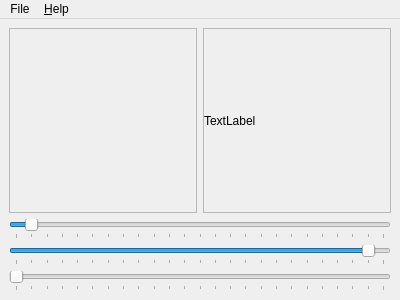
<?xml version="1.0" encoding="UTF-8"?>
<ui version="4.0">
 <class>MainWindow</class>
 <widget class="QMainWindow" name="MainWindow">
  <property name="geometry">
   <rect>
    <x>0</x>
    <y>0</y>
    <width>400</width>
    <height>300</height>
   </rect>
  </property>
  <property name="windowTitle">
   <string>Grabber</string>
  </property>
  <widget class="QWidget" name="centralWidget">
   <layout class="QGridLayout" name="centralLayout">
    <item row="0" column="0">
     <widget class="QScrollArea" name="glWidgetArea">
      <property name="sizePolicy">
       <sizepolicy hsizetype="Ignored" vsizetype="Ignored">
        <horstretch>0</horstretch>
        <verstretch>0</verstretch>
       </sizepolicy>
      </property>
      <property name="minimumSize">
       <size>
        <width>50</width>
        <height>50</height>
       </size>
      </property>
      <property name="verticalScrollBarPolicy">
       <enum>Qt::ScrollBarAlwaysOff</enum>
      </property>
      <property name="horizontalScrollBarPolicy">
       <enum>Qt::ScrollBarAlwaysOff</enum>
      </property>
      <property name="widgetResizable">
       <bool>true</bool>
      </property>
      <widget class="QWidget" name="glWidgetAreaWidget">
       <property name="geometry">
        <rect>
         <x>0</x>
         <y>0</y>
         <width>186</width>
         <height>163</height>
        </rect>
       </property>
       <layout class="QGridLayout" name="gridLayout">
        <property name="margin">
         <number>0</number>
        </property>
        <property name="spacing">
         <number>0</number>
        </property>
        <item row="0" column="0">
         <widget class="GLWidget" name="glWidget" native="true">
          <property name="sizePolicy">
           <sizepolicy hsizetype="Expanding" vsizetype="Expanding">
            <horstretch>0</horstretch>
            <verstretch>0</verstretch>
           </sizepolicy>
          </property>
         </widget>
        </item>
       </layout>
      </widget>
     </widget>
    </item>
    <item row="0" column="1">
     <widget class="QScrollArea" name="pixmapLabelArea">
      <property name="sizePolicy">
       <sizepolicy hsizetype="Ignored" vsizetype="Ignored">
        <horstretch>0</horstretch>
        <verstretch>0</verstretch>
       </sizepolicy>
      </property>
      <property name="minimumSize">
       <size>
        <width>50</width>
        <height>50</height>
       </size>
      </property>
      <property name="widgetResizable">
       <bool>true</bool>
      </property>
      <widget class="QWidget" name="scrollAreaWidgetContents">
       <property name="geometry">
        <rect>
         <x>0</x>
         <y>0</y>
         <width>186</width>
         <height>163</height>
        </rect>
       </property>
       <layout class="QGridLayout" name="gridLayout_2">
        <property name="margin">
         <number>0</number>
        </property>
        <item row="0" column="0">
         <widget class="QLabel" name="pixmapLabel">
          <property name="text">
           <string>TextLabel</string>
          </property>
         </widget>
        </item>
       </layout>
      </widget>
     </widget>
    </item>
    <item row="1" column="0" colspan="2">
     <widget class="QSlider" name="xSlider">
      <property name="sizePolicy">
       <sizepolicy hsizetype="Expanding" vsizetype="Fixed">
        <horstretch>0</horstretch>
        <verstretch>0</verstretch>
       </sizepolicy>
      </property>
      <property name="maximum">
       <number>5760</number>
      </property>
      <property name="singleStep">
       <number>16</number>
      </property>
      <property name="pageStep">
       <number>240</number>
      </property>
      <property name="value">
       <number>240</number>
      </property>
      <property name="orientation">
       <enum>Qt::Horizontal</enum>
      </property>
      <property name="tickPosition">
       <enum>QSlider::TicksBelow</enum>
      </property>
      <property name="tickInterval">
       <number>240</number>
      </property>
     </widget>
    </item>
    <item row="4" column="0" colspan="2">
     <widget class="QSlider" name="ySlider">
      <property name="sizePolicy">
       <sizepolicy hsizetype="Expanding" vsizetype="Fixed">
        <horstretch>0</horstretch>
        <verstretch>0</verstretch>
       </sizepolicy>
      </property>
      <property name="maximum">
       <number>5760</number>
      </property>
      <property name="singleStep">
       <number>16</number>
      </property>
      <property name="pageStep">
       <number>240</number>
      </property>
      <property name="value">
       <number>5520</number>
      </property>
      <property name="orientation">
       <enum>Qt::Horizontal</enum>
      </property>
      <property name="tickPosition">
       <enum>QSlider::TicksBelow</enum>
      </property>
      <property name="tickInterval">
       <number>240</number>
      </property>
     </widget>
    </item>
    <item row="5" column="0" colspan="2">
     <widget class="QSlider" name="zSlider">
      <property name="maximum">
       <number>5760</number>
      </property>
      <property name="singleStep">
       <number>16</number>
      </property>
      <property name="pageStep">
       <number>240</number>
      </property>
      <property name="orientation">
       <enum>Qt::Horizontal</enum>
      </property>
      <property name="tickPosition">
       <enum>QSlider::TicksBelow</enum>
      </property>
      <property name="tickInterval">
       <number>240</number>
      </property>
     </widget>
    </item>
   </layout>
  </widget>
  <widget class="QMenuBar" name="menuBar">
   <property name="geometry">
    <rect>
     <x>0</x>
     <y>0</y>
     <width>400</width>
     <height>27</height>
    </rect>
   </property>
   <widget class="QMenu" name="fileMenu">
    <property name="title">
     <string>File</string>
    </property>
    <addaction name="renderIntoPixmapAct"/>
    <addaction name="grabFrameBufferAct"/>
    <addaction name="clearPixmapAct"/>
    <addaction name="separator"/>
    <addaction name="exitAct"/>
   </widget>
   <widget class="QMenu" name="helpMenu">
    <property name="title">
     <string>&amp;Help</string>
    </property>
    <addaction name="aboutAct"/>
    <addaction name="aboutQtAct"/>
   </widget>
   <addaction name="fileMenu"/>
   <addaction name="helpMenu"/>
  </widget>
  <action name="renderIntoPixmapAct">
   <property name="text">
    <string>&amp;Render into Pixmap...</string>
   </property>
   <property name="shortcut">
    <string>Ctrl+R</string>
   </property>
  </action>
  <action name="grabFrameBufferAct">
   <property name="text">
    <string>&amp;Grub Frame Buffer</string>
   </property>
   <property name="shortcut">
    <string>Ctrl+G</string>
   </property>
  </action>
  <action name="clearPixmapAct">
   <property name="text">
    <string>&amp;Clear Pixmap</string>
   </property>
   <property name="shortcut">
    <string>Ctrl+L</string>
   </property>
  </action>
  <action name="exitAct">
   <property name="text">
    <string>E&amp;xit</string>
   </property>
  </action>
  <action name="aboutAct">
   <property name="text">
    <string>&amp;About</string>
   </property>
  </action>
  <action name="aboutQtAct">
   <property name="text">
    <string>About &amp;Qt</string>
   </property>
  </action>
 </widget>
 <customwidgets>
  <customwidget>
   <class>GLWidget</class>
   <extends>QWidget</extends>
   <header>src/glwidget.h</header>
   <container>1</container>
   <slots>
    <signal>xRotationChanged(int)</signal>
    <signal>yRotationChanged(int)</signal>
    <signal>zRotationChanged(int)</signal>
    <slot>setXRotation(int)</slot>
    <slot>setYRotation(int)</slot>
    <slot>setZRotation(int)</slot>
   </slots>
  </customwidget>
 </customwidgets>
 <tabstops>
  <tabstop>glWidgetArea</tabstop>
  <tabstop>pixmapLabelArea</tabstop>
  <tabstop>xSlider</tabstop>
  <tabstop>ySlider</tabstop>
  <tabstop>zSlider</tabstop>
 </tabstops>
 <resources/>
 <connections>
  <connection>
   <sender>renderIntoPixmapAct</sender>
   <signal>triggered()</signal>
   <receiver>MainWindow</receiver>
   <slot>renderIntoPixmap()</slot>
   <hints>
    <hint type="sourcelabel">
     <x>-1</x>
     <y>-1</y>
    </hint>
    <hint type="destinationlabel">
     <x>199</x>
     <y>149</y>
    </hint>
   </hints>
  </connection>
  <connection>
   <sender>grabFrameBufferAct</sender>
   <signal>triggered()</signal>
   <receiver>MainWindow</receiver>
   <slot>grabFrameBuffer()</slot>
   <hints>
    <hint type="sourcelabel">
     <x>-1</x>
     <y>-1</y>
    </hint>
    <hint type="destinationlabel">
     <x>199</x>
     <y>149</y>
    </hint>
   </hints>
  </connection>
  <connection>
   <sender>clearPixmapAct</sender>
   <signal>triggered()</signal>
   <receiver>MainWindow</receiver>
   <slot>clearPixmap()</slot>
   <hints>
    <hint type="sourcelabel">
     <x>-1</x>
     <y>-1</y>
    </hint>
    <hint type="destinationlabel">
     <x>199</x>
     <y>149</y>
    </hint>
   </hints>
  </connection>
  <connection>
   <sender>exitAct</sender>
   <signal>triggered()</signal>
   <receiver>MainWindow</receiver>
   <slot>close()</slot>
   <hints>
    <hint type="sourcelabel">
     <x>-1</x>
     <y>-1</y>
    </hint>
    <hint type="destinationlabel">
     <x>199</x>
     <y>149</y>
    </hint>
   </hints>
  </connection>
  <connection>
   <sender>aboutAct</sender>
   <signal>triggered()</signal>
   <receiver>MainWindow</receiver>
   <slot>about()</slot>
   <hints>
    <hint type="sourcelabel">
     <x>-1</x>
     <y>-1</y>
    </hint>
    <hint type="destinationlabel">
     <x>199</x>
     <y>149</y>
    </hint>
   </hints>
  </connection>
  <connection>
   <sender>xSlider</sender>
   <signal>valueChanged(int)</signal>
   <receiver>glWidget</receiver>
   <slot>setXRotation(int)</slot>
   <hints>
    <hint type="sourcelabel">
     <x>199</x>
     <y>218</y>
    </hint>
    <hint type="destinationlabel">
     <x>102</x>
     <y>118</y>
    </hint>
   </hints>
  </connection>
  <connection>
   <sender>ySlider</sender>
   <signal>valueChanged(int)</signal>
   <receiver>glWidget</receiver>
   <slot>setYRotation(int)</slot>
   <hints>
    <hint type="sourcelabel">
     <x>199</x>
     <y>248</y>
    </hint>
    <hint type="destinationlabel">
     <x>102</x>
     <y>118</y>
    </hint>
   </hints>
  </connection>
  <connection>
   <sender>zSlider</sender>
   <signal>valueChanged(int)</signal>
   <receiver>glWidget</receiver>
   <slot>setZRotation(int)</slot>
   <hints>
    <hint type="sourcelabel">
     <x>199</x>
     <y>278</y>
    </hint>
    <hint type="destinationlabel">
     <x>102</x>
     <y>118</y>
    </hint>
   </hints>
  </connection>
  <connection>
   <sender>glWidget</sender>
   <signal>xRotationChanged(int)</signal>
   <receiver>xSlider</receiver>
   <slot>setValue(int)</slot>
   <hints>
    <hint type="sourcelabel">
     <x>102</x>
     <y>118</y>
    </hint>
    <hint type="destinationlabel">
     <x>199</x>
     <y>218</y>
    </hint>
   </hints>
  </connection>
  <connection>
   <sender>glWidget</sender>
   <signal>yRotationChanged(int)</signal>
   <receiver>ySlider</receiver>
   <slot>setValue(int)</slot>
   <hints>
    <hint type="sourcelabel">
     <x>102</x>
     <y>118</y>
    </hint>
    <hint type="destinationlabel">
     <x>199</x>
     <y>248</y>
    </hint>
   </hints>
  </connection>
  <connection>
   <sender>glWidget</sender>
   <signal>zRotationChanged(int)</signal>
   <receiver>zSlider</receiver>
   <slot>setValue(int)</slot>
   <hints>
    <hint type="sourcelabel">
     <x>102</x>
     <y>118</y>
    </hint>
    <hint type="destinationlabel">
     <x>199</x>
     <y>278</y>
    </hint>
   </hints>
  </connection>
 </connections>
 <slots>
  <slot>renderIntoPixmap()</slot>
  <slot>grabFrameBuffer()</slot>
  <slot>clearPixmap()</slot>
  <slot>about()</slot>
 </slots>
</ui>
